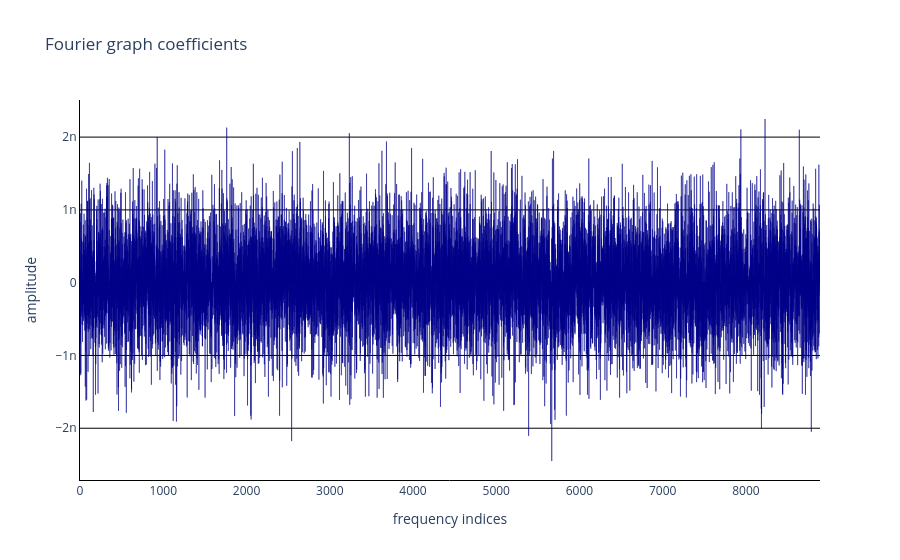

The notebook cell saved with this chart:
### Markdown cell above
#### 🌟 Visualize background spectrum

### Code cell
spectrum = data["cst_hr"] @ Xb
mm.viz.plot_spectrum(spectrum[:, int(spectrum.shape[1]/2)])

### Figure 1 — Plotly figure (JSON) as saved in the notebook; plotly's stock layout.template omitted (floating-point values rounded to 4 significant figures; data arrays with more than 128 entries replaced by an {"elided": "..."} marker saying what was removed)
{"data": [{"marker": {"color": "darkblue", "line": {"color": "darkblue"}}, "type": "bar", "y": {"elided": "8890 float values"}}], "layout": {"plot_bgcolor": "white", "showlegend": false, "title": {"text": "Fourier graph coefficients"}, "xaxis": {"linecolor": "black", "title": {"text": "frequency indices"}}, "yaxis": {"gridcolor": "black", "linecolor": "black", "title": {"text": "amplitude"}}}}
